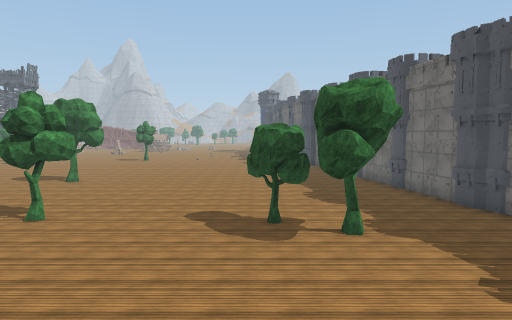
view 1 (above)

24 first-person views from a walk through a 3-D level made in the Unity game engine. The camera is 1.3 m above the floor, tilts 4° down and sees 70° across. The floor is counted in squares, 2 m on a side. Each view is taken from the middle of a square. On the plan, view 1 faces up. The plan holds only what a view shows up to about 11 squares ahead; the rest is blank. The place goes on beyond the plan. Some animated figures are left out. Surface patterns are stand-ins for the level's own textures.

view 2
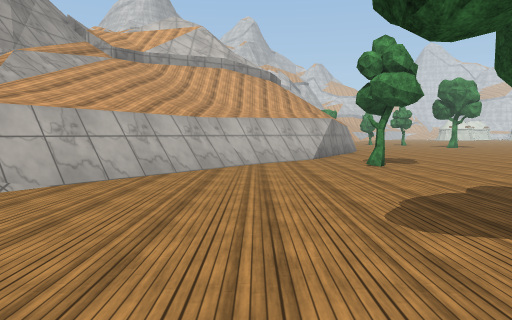

view 3
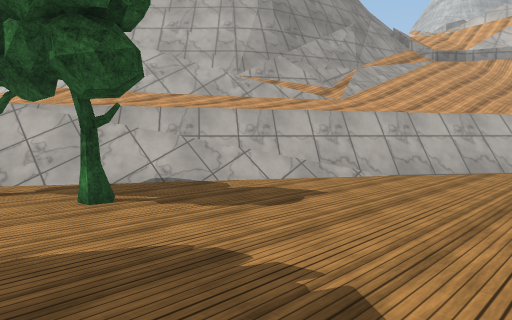

view 4
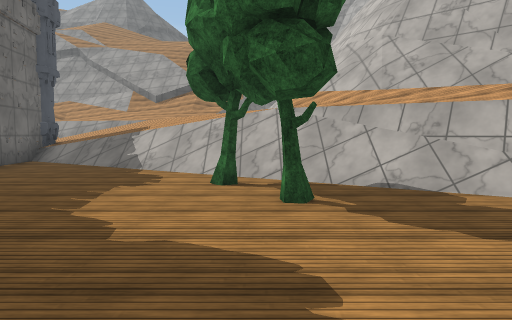

view 5
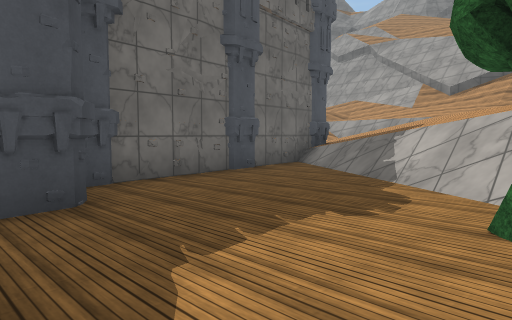

view 6
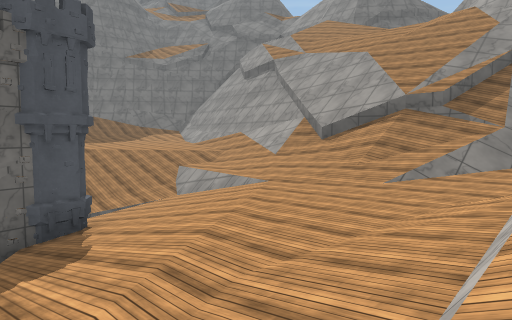

view 7
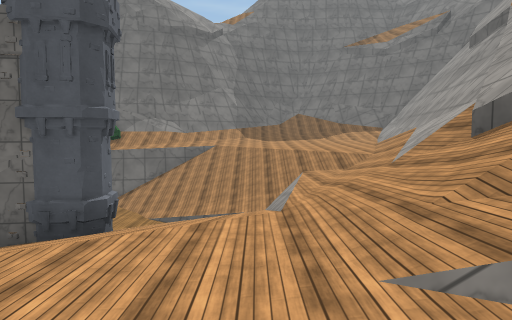

view 8
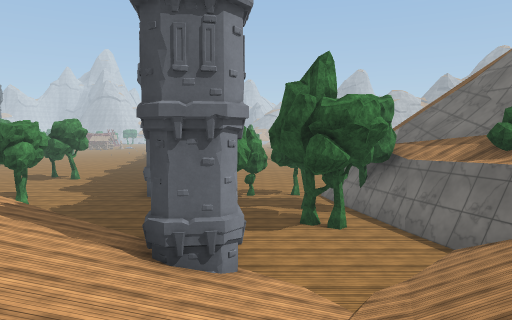

view 9
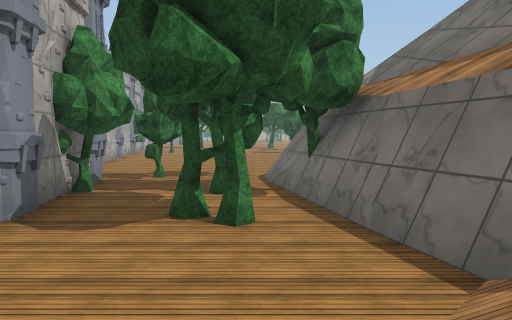

view 10
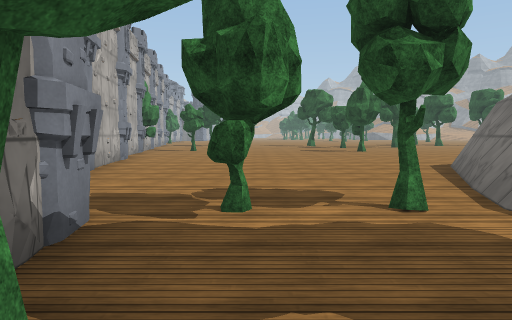

view 11
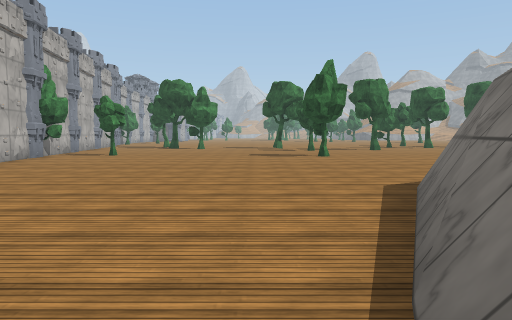

view 12
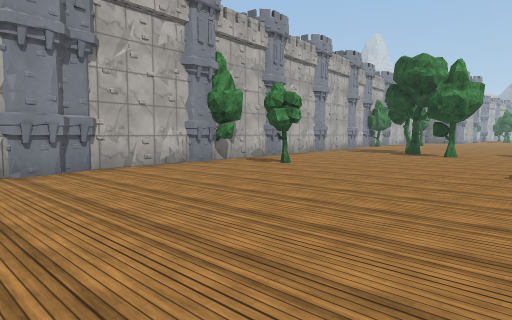

view 13
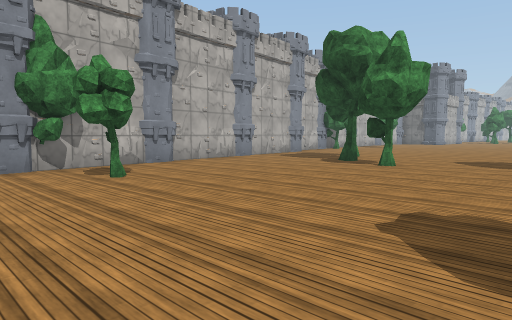

view 14
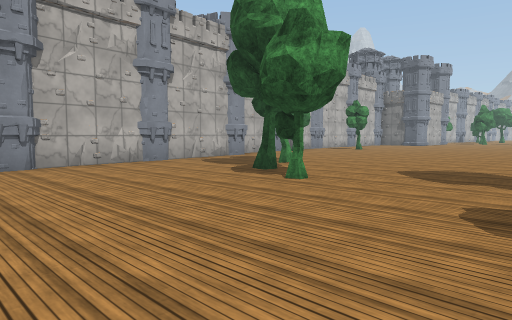

view 15
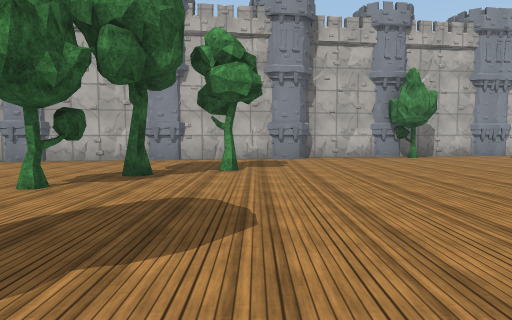

view 16
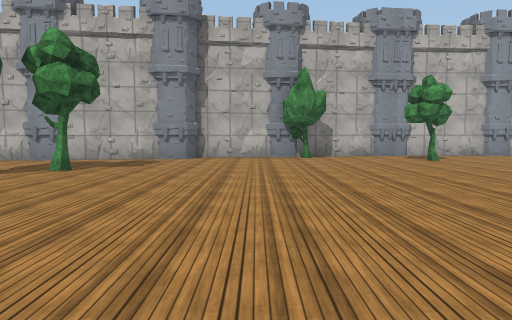

view 17
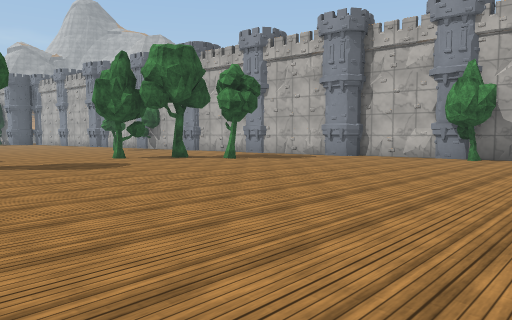

view 18
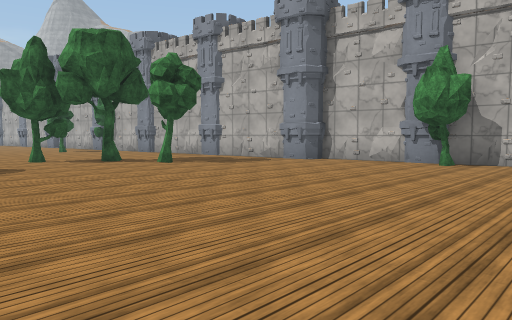

view 19
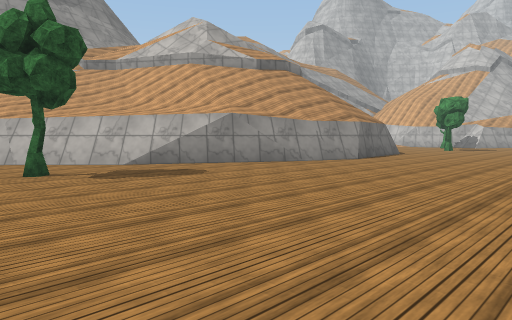

view 20
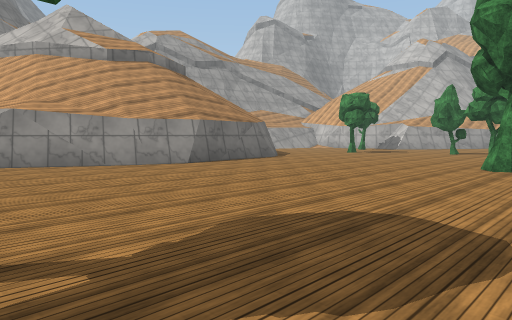

view 21
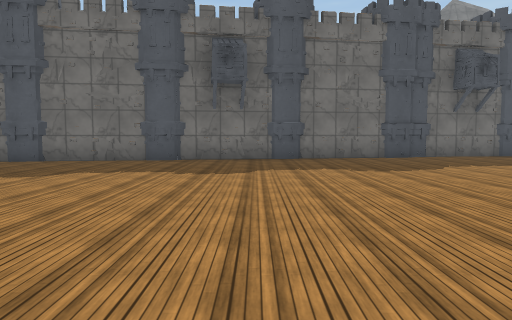

view 22
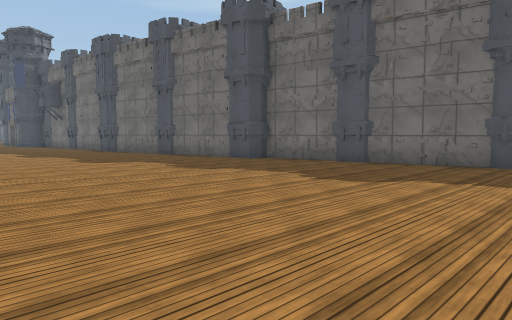

view 23
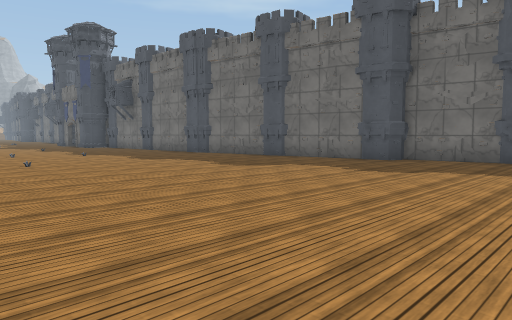

view 24
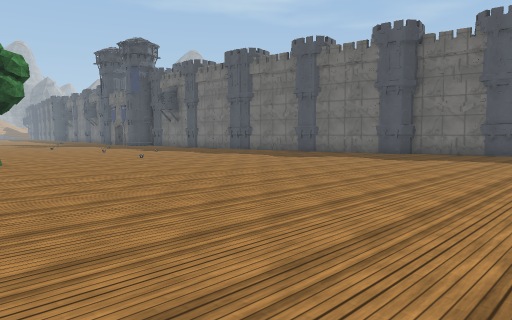

### Floor plan
Key: @ floor where view 1 was taken; # wall or solid block; . main floor; : floor 2.5 m higher than the main floor; + floor 3.25 m higher than the main floor; * floor 3.75 m higher than the main floor; / step, stairs or slope; = window, fence, low wall or low ledge; ^ raised ledge; v drop or lower ground; T tree; O other object.
Columns run from 19 left of view 1 to 14 right of it. Each row starts with its distance up from view 1.
 28             .......  OO.T.........
 27             ........  #...........
 26             ......... #...........
 25            T...O.....OOT..........
 24            ........... ...........
 23            ...........#..........
 22            ...........OO.........
 21            ...........O#..........
 20            ............#..T......
 19           .............#O..T....T
 18           .............##...T...
 17           .............##........
 16          ..... ........#O........
 15      ........  ........OO........
 14  T..T.......O...........#........
 13 ........................#TTT.....T
 12 ........................##........
 11  .......................##........
 10   ......................##........
  9    ..vv#/...............OO........
  8     #////##...T..........O........
  7      //////#/......T.....##......=
  6       ^/////##.......T...##......#
  5        ^^////##......... O#......#
  4         #^////##........   .....##
  3          #//////#/........ .....#
  2           ^//////#=......OOO.TT.#
  1            ^//////==/.T....O#...#
  0            ^==##=//@=/T....#T.T.TT
 -1            #^^ ^^#=/////...##..T##
 -2                  ^#//////..OO.TT##
 -3                   ^#// ////.#...=#
 -4                    ^# //////#.../#
 -5                    ^==//////OO.///
 -6                     ^//:://///////
 -7                       /:://///////
 -8                       //://///////
 -9                       ///////////+
-10                       //////////++
-11                       //^^#^////+*
-12                        /^   #####/
-13                        ^^     ####

Where each view was taken, in squares from view 1:
view 1: 0 up, 0 right, facing up
view 2: 5 up, 3 right, facing left
view 3: 5 up, 4 right, facing down-left
view 4: 5 up, 3 right, facing down
view 5: 3 up, 3 right, facing down-right
view 6: 3 down, 2 right, facing down-right
view 7: 8 down, 3 right, facing right
view 8: 10 down, 10 right, facing up
view 9: 6 down, 12 right, facing up
view 10: 1 down, 10 right, facing up
view 11: 2 up, 12 right, facing up
view 12: 7 up, 13 right, facing up-left
view 13: 11 up, 13 right, facing up-left
view 14: 14 up, 13 right, facing up-left
view 15: 21 up, 14 right, facing left
view 16: 24 up, 14 right, facing left
view 17: 28 up, 14 right, facing down-left
view 18: 28 up, 12 right, facing down-left
view 19: 14 up, 3 left, facing down-left
view 20: 16 up, 7 left, facing down-left
view 21: 13 up, 5 left, facing right
view 22: 14 up, 4 left, facing up-right
view 23: 17 up, 6 left, facing up-right
view 24: 16 up, 9 left, facing up-right
